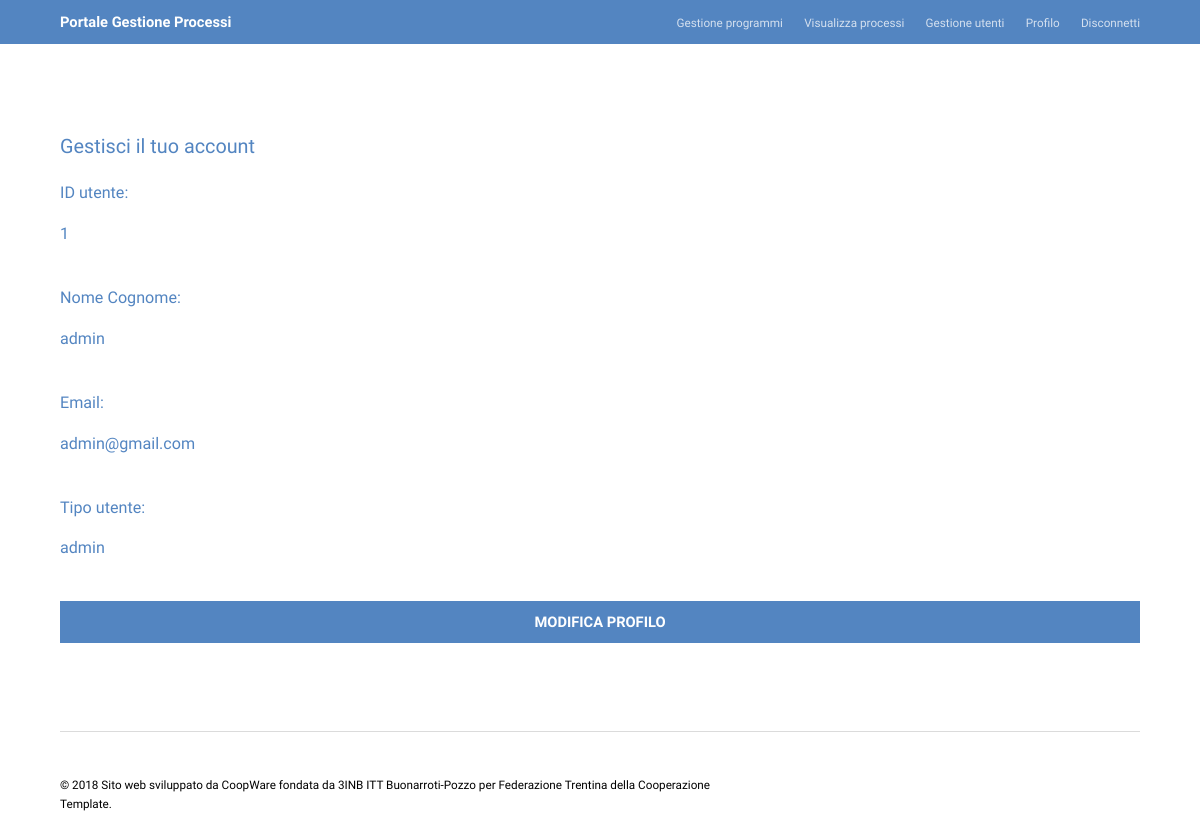
The page /amministratore/utente.php (signed in) on the database its author committed.
### tables this page shows
CREATE TABLE IF NOT EXISTS `utente` (
  `IDutente` int(11) NOT NULL AUTO_INCREMENT,
  `psw` varchar(40) NOT NULL,
  `nome` varchar(40) NOT NULL,
  `email` varchar(60) NOT NULL,
  `tipo` enum('utente','admin') DEFAULT NULL,
  PRIMARY KEY (`IDutente`)
);

### amministratore/utente.php (the view, shortened to what this page needs)
<!DOCTYPE HTML>
<html>
	<head>
		<link rel="stylesheet" href="../assets/css/login.css" />
		<link rel="stylesheet" href="../assets/css/main.css">
	</head>
	<body class="subpage">
			<header id="header">
				<div class="inner">
					<a href="home.php" class="logo">Portale Gestione Processi</a>
					<nav id="nav">
						<a href="program-table.php">Gestione programmi</a>
						<a href="process-table.php">Visualizza processi</a>
						<a href="gestione-utente.php">Gestione utenti</a>
						<a href="utente.php">Profilo</a>
						<a href="../index.php?logout=true">Disconnetti</a>
					</nav>
				</div>
			</header>
			<section id="main" class="wrapper">
				<div class="inner">
					<h3>Gestisci il tuo account</h3>
					<?php
						$conn = connection();
						$utente = $_SESSION['user'];
						$query = "SELECT * FROM utente WHERE IDutente = '{$utente}'";
						$res = mysqli_query($conn, $query);
						$row = mysqli_fetch_array($res);
						if(!isset($_REQUEST['modificaProfilo'])) {
					?>
					<h4>ID utente:</h4>
					<h4><?php echo $row['IDutente'];?></h4>
					<br>
					<h4>Nome Cognome:</h4>
					<h4><?php echo $row['nome'];?></h4>
					<br>
					<h4>Email:</h4>
					<h4><?php echo $row['email'];?></h4>
					<br>
					<h4>Tipo utente:</h4>
					<h4><?php echo $row['tipo'];?></h4>
					<br>
					<form action="#" method="POST">
						<input type="submit" class="button special fit" name="modificaProfilo" value="MODIFICA PROFILO">
					</form>
					<?php
						}
					?>
				</div>
			</section>
		<footer id="footer">
			<div class="inner">
				<div class="flex">
					<div class="copyright">
						&copy; 2018 Sito web sviluppato da CoopWare fondata da 3INB ITT Buonarroti-Pozzo per Federazione Trentina della Cooperazione
						<br><a href="https://templated.co">Template</a>.
					</div>
				</div>
			</div>
		</footer>
	</body>
</html>

### assets/css/login.css (style rules this page uses)
body { background: #5385c1; font-family: "Roboto", sans-serif; -webkit-font-smoothing: antialiased; -moz-osx-font-smoothing: grayscale; }

### assets/css/main.css (style rules this page uses)
a { cursor: pointer; }
html, body, div, span, applet, object, iframe, h1, h2, h3, h4, h5, h6, p, blockquote, pre, a, abbr, acronym, address, big, cite, code, del, dfn, em, img, ins, kbd, q, s, samp, small, strike, strong, sub, sup, tt, var, b, u, i, center, dl, dt, dd, ol, ul, li, fieldset, form, label, legend, table, caption, tbody, tfoot, thead, tr, th, td, article, aside, canvas, details, embed, figure, figcaption, footer, header, hgroup, menu, nav, output, ruby, section, summary, time, mark, audio, video { margin: 0; padding: 0; border: 0; font-size: 100%; font: inherit; vertical-align: baseline; }
article, aside, details, figcaption, figure, footer, header, hgroup, menu, nav, section { display: block; }
body { line-height: 1; }
body { -webkit-text-size-adjust: none; }
*, *:before, *:after { -moz-box-sizing: border-box; -webkit-box-sizing: border-box; box-sizing: border-box; }
body { -ms-overflow-style: scrollbar; }
body { background: #fff; }
body, input, select, textarea { color: black; font-family: "Raleway", Arial, Helvetica, sans-serif; font-size: 13pt; font-weight: 300; line-height: 1.65; }
@media screen and (max-width: 1680px) { body, input, select, textarea { font-size: 11pt; } }
@media screen and (max-width: 1280px) { body, input, select, textarea { font-size: 11pt; } }
a { color: #5385c1; text-decoration: underline; }
h1, h2, h3, h4, h5, h6 { color: #5385c1; font-weight: 300; line-height: 1.5; margin: 0 0 1em 0; }
h3 { font-size: 1.35em; }
h4 { font-size: 1.1em; }
.inner { max-width: 75em; margin: 0 auto; }
@media screen and (max-width: 1280px) { .inner { max-width: 90%; } }
section.wrapper, article.wrapper { padding: 6em 0; }
.flex { display: -ms-flexbox; -ms-flex-wrap: wrap; -ms-flex-pack: justify; display: -moz-flex; display: -webkit-flex; display: -ms-flex; display: flex; -moz-flex-wrap: wrap; -webkit-flex-wrap: wrap; -ms-flex-wrap: wrap; flex-wrap: wrap; -moz-justify-content: space-between; -webkit-justify-content: space-between; -ms-justify-content: space-between; justify-content: space-between; }
form { margin: 0 0 0 0; }
input[type="submit"], input[type="reset"], input[type="button"], button, .button { -moz-appearance: none; -webkit-appearance: none; -ms-appearance: none; appearance: none; -moz-transition: background-color 0.2s ease-in-out, color 0.2s ease-in-out; -webkit-transition: background-color 0.2s ease-in-out, color 0.2s ease-in-out; -ms-transition: background-color 0.2s ease-in-out, color 0.2s ease-in-out; transition: background-color 0.2s ease-in-out, color 0.2s ease-in-out; background-color: #5a5a5a; border-radius: 0; border: 0; color: #ffffff !important; cursor: pointer; display: inline-block; font-weight: 600; height: 2.85em; line-height: 2.95em; padding: 0 1.5em; text-align: center; text-decoration: none; white-space: nowrap; color: #000000; text-decoration: none; background-color: #5385c1 !important; margin: 0px; }
input[type="submit"].fit, input[type="reset"].fit, input[type="button"].fit, button.fit, .button.fit { display: block; margin: 0 0 0 0; width: 100%; }
input[type="submit"].special, input[type="reset"].special, input[type="button"].special, button.special, .button.special { background-color: #5385c1; color: #ffffff !important; }
.subpage { padding-top: 44px; }
.subpage #header { background: #5385c1; top: 0; height: 44px; line-height: 44px; position: fixed; }
#header { color: #d4e0ef; cursor: default; height: 3.25em; left: 0; line-height: 3.25em; position: absolute; text-align: right; top: 4em; width: 100%; z-index: 10001; }
#header .inner { margin: 0 auto; position: relative; }
#header .logo { color: #ffffff; display: inline-block; font-weight: 600; height: inherit; left: 0; line-height: inherit; margin: 0; padding: 0; position: absolute; top: 0; font-size: 1em; }
#header a { -moz-transition: color 0.2s ease-in-out; -webkit-transition: color 0.2s ease-in-out; -ms-transition: color 0.2s ease-in-out; transition: color 0.2s ease-in-out; display: inline-block; padding: 0 0.75em; color: inherit; text-decoration: none; font-size: .8em; }
#header a:last-child { padding-right: 0; }
#footer .inner { border-top: 1px solid #dbdbdb; padding-top: 3em; }
#footer .copyright { color: black; font-size: 0.8em; margin: 0 0 2em 0; padding: 0; }
#footer .copyright a { color: black; text-decoration: none; }

### rows shown on the page
utente: IDutente "1", nome "admin", email "admin@gmail.com", tipo "admin"
